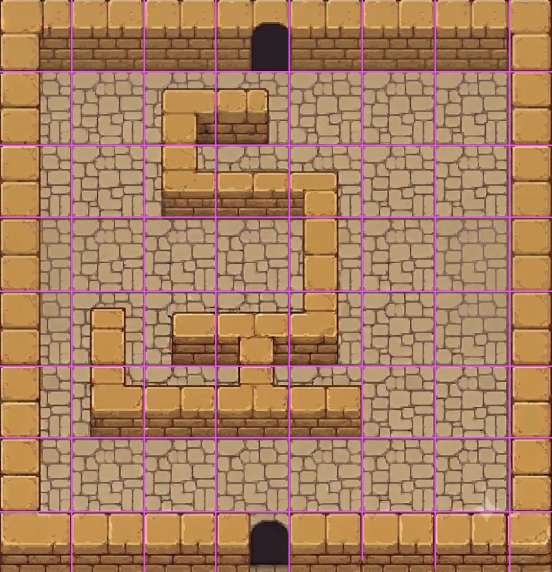
#> input picture dragonmaze/art/palace-room-sheet.png, 1104 x 1144 px (shown at 1/2 size); its folder holds 5 pictures in this run
$ python slice_palace_room.py
#> lines starting #> are read from the running program, lines starting #| are printed output that depends on the picture; after the words box and inside, x2 and y2 are one past the last pixel; in counts of white or black regions, pixels touching at a corner belong together
### dragonmaze/tools/spritelib.py
"""Shared helpers for the sprite tools.

crop_frames.py (collage/panel sheets) and slice_grid.py (Nano Banana pose
grids) both write into assets/sprites/. The manifest lists whatever PNGs
are there, so the two tools never fight over who owns the SPRITES map --
each just writes its own strips and rebuilds the listing.
"""
from pathlib import Path


def _entries(root: Path, sub: str):
    d = root / "assets" / sub
    names = sorted(p.stem for p in d.glob("*.png")) if d.exists() else []
    return names, "\n".join(f"  '{n}': './assets/{sub}/{n}.png'," for n in names)


def write_manifest(root: Path):
    """Regenerate src/assets-manifest.js from assets/sprites/ (SPRITES) and
    assets/tiles/ (TILES). build.mjs inlines only the referenced ones."""
    snames, slines = _entries(root, "sprites")
    tnames, tlines = _entries(root, "tiles")
    manifest = root / "src" / "assets-manifest.js"
    manifest.write_text(
        "// GENERATED by tools/ (crop_frames.py, slice_grid.py, slice_tiles.py) — do not edit.\n"
        "// Lists every PNG in assets/sprites and assets/tiles; build.mjs inlines the\n"
        "// referenced ones as data URIs.\n"
        f"export const SPRITES = {{\n{slines}\n}};\n\n"
        f"export const TILES = {{\n{tlines}\n}};\n"
    )
    return manifest, len(snames) + len(tnames)

### dragonmaze/tools/slice_palace_room.py
"""Cut the whole palace theme out of one room sheet.

`art/palace-room-sheet.png` is a finished 8x8 room: an outer wall ring with two
doors, a cobble floor, and internal wall runs threading through it. Taking every
piece from a single sheet is the point — the theme used to be stitched from
three, and the floor a wall tile bakes into its edges then never matched the
floor beside it.

Two things need handling.

**The arms don't agree.** The internal walls are hand-drawn, so a run is
anywhere from 39% to 67% of a cell wide and its centre wanders +-20px. Cut as
drawn, every corner-to-run join steps. `normalise` fixes each piece by warping
it so its arms land on one shared band: a piecewise-linear resample that pins
[0, lo, hi, N-1] to [0, TLO, THI, N-1], which moves the arm without squashing
the tile's border. The band a piece is warped by is measured from the edges the
wall actually leaves through, so a corner is corrected on both axes at once.

**The sheet is truncated.** Its last column is 83px and last row 119px against
~145 elsewhere, so the east and south of the ring are incomplete. Those come
from mirroring the west and north, which is exact for a ring drawn symmetrically.

    python3 tools/slice_palace_room.py [--contact]
"""
import argparse
import json
import sys
from pathlib import Path

import numpy as np
from PIL import Image

sys.path.insert(0, str(Path(__file__).parent))
from spritelib import write_manifest  # noqa: E402

ROOT = Path(__file__).resolve().parent.parent
SRC = ROOT / "art" / "palace-room-sheet.png"
TILES = ROOT / "assets" / "tiles"
TAGS = ROOT / "data" / "tile-tags.json"

T = 160  # output tile edge, matching every other geometry tile
# The 8x8 grid, measured off the magenta rules. Last column/row are short --
# the sheet is cut off there, which is why the ring's E and S are mirrored.
COLS = [(0, 141), (145, 286), (290, 429), (433, 576), (580, 722), (726, 868), (872, 1017), (1021, 1103)]
ROWS = [(0, 141), (145, 288), (292, 432), (436, 580), (584, 730), (734, 873), (877, 1021), (1025, 1143)]
WALL_CUT = 75  # R-B above this is wall: the gold brick runs ~85, the cobble ~60

# Where the arms should end up, in output pixels. 60% of the tile, centred.
TLO, THI = 32, 128

# --- what to take, as (row, col) 0-indexed, and how ---------------------------
# Outer ring. `top` means floor lies to the SOUTH of the wall, matching wallKey.
OUTER = {
    "palace-o-top": (0, 2),      # the north run
    "palace-o-left": (1, 0),     # the west run
    "palace-o-nw": (0, 0),
}
OUTER_MIRROR = {                 # name -> (source, how)
    "palace-o-bottom": ("palace-o-top", "y"),
    "palace-o-right": ("palace-o-left", "x"),
    "palace-o-ne": ("palace-o-nw", "x"),
    "palace-o-sw": ("palace-o-nw", "y"),
    "palace-o-se": ("palace-o-nw", "xy"),
}
DOORS = {"palace-o-door-n": (0, 3), "palace-o-door-s": (7, 3)}

# Internal walls. Named for where the wall BODY sits, i.e. the directions it
# continues in — `ci-se` continues south and east, so floor lies N and W.
INNER = {
    "palace-r-ci-se": (1, 2),
    "palace-r-ci-ne": (2, 2),
    "palace-r-ci-sw": (2, 4),
    "palace-r-ci-nw": (4, 4),
    "palace-r-run-v": (3, 4),
    "palace-r-run-h": (5, 2),
    "palace-r-end-w": (1, 3),
    "palace-r-end-n": (5, 3),
}
FLOORS = [(1, 1), (1, 4), (1, 5), (2, 1), (2, 5), (3, 1), (3, 2), (6, 2), (6, 4)]


def cell(im, r, c):
    x0, x1 = COLS[c]
    y0, y1 = ROWS[r]
    return im.crop((x0, y0, x1 + 1, y1 + 1)).resize((T, T), Image.LANCZOS)


def wall_mask(tile):
    a = np.asarray(tile.convert("RGB")).astype(int)
    return (a[:, :, 0] - a[:, :, 2]) > WALL_CUT


def arm_band(mask, edge):
    """Where the wall crosses one edge, or None if it doesn't really leave."""
    line = {"N": mask[0, :], "S": mask[-1, :], "W": mask[:, 0], "E": mask[:, -1]}[edge]
    idx = np.flatnonzero(line)
    if idx.size < line.size * 0.15:
        return None
    return int(idx[0]), int(idx[-1])


def _remap(n, lo, hi):
    """Source coordinates that put [lo,hi] onto [TLO,THI], border pinned."""
    out = np.arange(n, dtype=float)
    src = np.empty(n)
    head = out <= TLO
    mid = (out > TLO) & (out < THI)
    tail = out >= THI
    src[head] = out[head] * (lo / TLO) if TLO else out[head]
    src[mid] = lo + (out[mid] - TLO) * ((hi - lo) / (THI - TLO))
    span = (n - 1) - THI
    src[tail] = hi + (out[tail] - THI) * (((n - 1) - hi) / span if span else 1)
    return np.clip(src, 0, n - 1)


def warp(tile, axis, lo, hi):
    a = np.asarray(tile.convert("RGB")).astype(float)
    if axis == 0:
        a = a.transpose(1, 0, 2)
    n = a.shape[1]
    src = _remap(n, lo, hi)
    s0 = np.floor(src).astype(int)
    s1 = np.minimum(s0 + 1, n - 1)
    t = (src - s0)[None, :, None]
    a = a[:, s0, :] * (1 - t) + a[:, s1, :] * t
    if axis == 0:
        a = a.transpose(1, 0, 2)
    return Image.fromarray(a.clip(0, 255).astype("uint8"))


def normalise(tile):
    """Pull a piece's arms onto the shared band, on whichever axes it exits."""
    m = wall_mask(tile)
    # the x-band comes from a north or south exit, the y-band from east or west
    xb = arm_band(m, "N") or arm_band(m, "S")
    yb = arm_band(m, "E") or arm_band(m, "W")
    if xb and xb[1] > xb[0]:
        tile = warp(tile, 1, *xb)
    if yb and yb[1] > yb[0]:
        tile = warp(tile, 0, *yb)
    return tile


def main():
    ap = argparse.ArgumentParser()
    ap.add_argument("--contact", action="store_true")
    args = ap.parse_args()
    im = Image.open(SRC).convert("RGB")
    TILES.mkdir(parents=True, exist_ok=True)
    tags = json.loads(TAGS.read_text()) if TAGS.exists() else {}

    def record(name, rc, role, **extra):
        tags[name] = {"tags": [], "sheet": SRC.name, "role": role,
                      "box": [COLS[rc[1]][0], ROWS[rc[0]][0],
                              COLS[rc[1]][1] - COLS[rc[1]][0] + 1,
                              ROWS[rc[0]][1] - ROWS[rc[0]][0] + 1], **extra}

    for name, rc in {**OUTER, **DOORS}.items():
        cell(im, *rc).save(TILES / f"{name}.png")
        record(name, rc, "wall")
    for name, (src, how) in OUTER_MIRROR.items():
        t = Image.open(TILES / f"{src}.png")
        if "x" in how:
            t = t.transpose(Image.FLIP_LEFT_RIGHT)
        if "y" in how:
            t = t.transpose(Image.FLIP_TOP_BOTTOM)
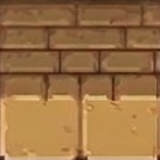
#> t: PIL image 160x160 RGB; mean R, G, B 155.8, 113.5, 68.6
        t.save(TILES / f"{name}.png")
        tags[name] = {**tags[src], "from": src, "mirror": how}
    for name, rc in INNER.items():
        normalise(cell(im, *rc)).save(TILES / f"{name}.png")
        record(name, rc, "wall", normalised=True)
#> this loop made 8 passes
#> (name, rc, x0 in cell, x1 in cell, y0 in cell, y1 in cell, xb in normalise, yb in normalise) on passes 1 to 4: ('palace-r-ci-se', (1, 2), 290, 429, 145, 288, (43, 113), (40, 126)), ('palace-r-ci-ne', (2, 2), 290, 429, 292, 432, (41, 115), (58, 104)), ('palace-r-ci-sw', (2, 4), 580, 722, 292, 432, (34, 105), (60, 134)), ('palace-r-ci-nw', (4, 4), 580, 722, 584, 730, (33, 102), (50, 94))
#> (name, rc, x0 in cell, x1 in cell, y0 in cell, y1 in cell, yb in normalise) on passes 6 to 7: ('palace-r-run-h', (5, 2), 290, 429, 734, 873, (48, 126)), ('palace-r-end-w', (1, 3), 433, 576, 145, 288, (42, 86))
#> pass 1, in normalise, `m = wall_mask(tile)`:
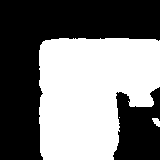
#> m: shape (160, 160) bool; 47% white; 3 white regions (1 under 20 px), largest, box (x1, y1, x2, y2) and area: (39, 38, 160, 160) 11993, (152, 118, 160, 127) 48
#> pass 1, in warp, `a = a[:, s0, :] * (1 - t) + a[:, s1, :] * t`:
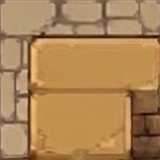
#> a: shape (160, 160, 3) float64; mean R, G, B 173.4, 133.6, 86.3
    for i, rc in enumerate(FLOORS):
        name = f"palace-r-floor-{chr(ord('a') + i)}"
        cell(im, *rc).save(TILES / f"{name}.png")
        record(name, rc, "floor")
#> this loop made 9 passes
#> pass 1, in main, `cell(im, *rc).save(TILES / f"{name}.png")`:
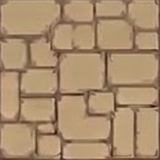
#> saved as palace-r-floor-a.png: PIL image 160x160 RGB; mean R, G, B 170.5, 142.3, 110.6

    # The remaining ends and elbows are the drawn ones turned. Rotating a
    # top-lit tile moves its light, so ends (which are symmetric about their
    # own axis) rotate, while the corners are already drawn in all four.
    for name, src, turn in (
        ("palace-r-end-e", "palace-r-end-w", Image.FLIP_LEFT_RIGHT),
        ("palace-r-end-s", "palace-r-end-n", Image.FLIP_TOP_BOTTOM),
    ):
        Image.open(TILES / f"{src}.png").transpose(turn).save(TILES / f"{name}.png")
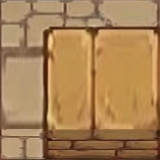
#> saved as palace-r-end-e.png: PIL image 160x160 RGB; mean R, G, B 169.9, 131.4, 86.8
        tags[name] = {**tags[src], "from": src}

    # An enclosed wall cell: solid brick, taken from the ring's thickest run.
    solid = cell(im, 0, 6).crop((0, 0, T, T // 2)).resize((T, T), Image.LANCZOS)
#> in cell (call 23), `return im.crop((x0, y0, x1 + 1, y1 + 1)).resize((T, T), Image.LANCZOS)`:
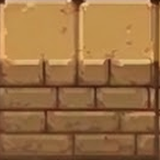
#> returned value: PIL image 160x160 RGB; mean R, G, B 154.7, 112.1, 67.6
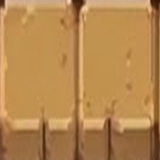
#> solid: PIL image 160x160 RGB; mean R, G, B 181.8, 135.1, 79
    solid.save(TILES / "palace-r-fill.png")
    tags["palace-r-fill"] = {"tags": [], "sheet": SRC.name, "role": "wall",
                             "box": [COLS[6][0], ROWS[0][0], 140, 70]}

    TAGS.write_text(json.dumps(tags, indent=2) + "\n")
    manifest, count = write_manifest(ROOT)
    print(f"{len(OUTER)+len(OUTER_MIRROR)+len(DOORS)+len(INNER)+len(FLOORS)+3} tiles; manifest {count} assets")

    if args.contact:
        from PIL import ImageDraw
        names = ([*OUTER, *OUTER_MIRROR, *DOORS, *INNER, "palace-r-end-e", "palace-r-end-s",
                  "palace-r-fill"] + [f"palace-r-floor-{chr(ord('a')+i)}" for i in range(len(FLOORS))])
        cols = 6
        rows = (len(names) + cols - 1) // cols
        pad, lab = 12, 16
        sheet = Image.new("RGB", (cols * (T + pad) + pad, rows * (T + pad + lab) + pad), (18, 18, 24))
        d = ImageDraw.Draw(sheet)
        for i, n in enumerate(names):
            px = pad + (i % cols) * (T + pad)
            py = pad + (i // cols) * (T + pad + lab) + lab
            sheet.paste(Image.open(TILES / f"{n}.png").convert("RGB"), (px, py))
            d.rectangle([px, py, px + T - 1, py + T - 1], outline=(255, 200, 0))
            d.text((px, py - 12), n.replace("palace-", ""), fill=(255, 200, 0))
        out = ROOT / "docs" / "palace-room-tiles.png"
        sheet.save(out)
        print(f"contact sheet -> {out}")


if __name__ == "__main__":
    main()
